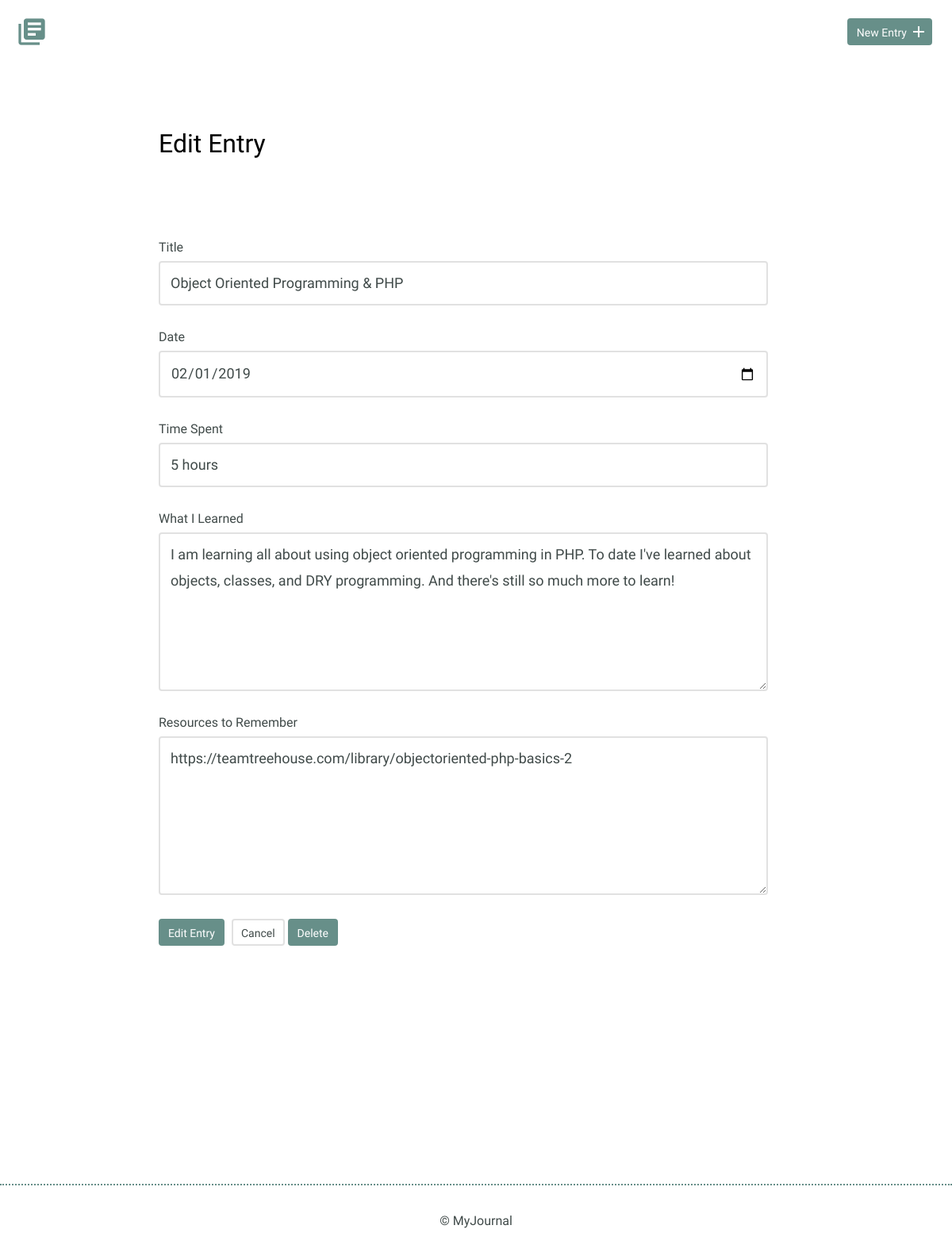
The page /edit.php?id=9 on the database its author committed.
### tables this page shows
CREATE TABLE "entries" (
	`id`	INTEGER,
	`title`	TEXT,
	`date`	TEXT,
	`time_spent`	INTEGER,
	`learned`	BLOB,
	`resources`	BLOB,
	PRIMARY KEY(`id`)
);

### edit.php (the view, shortened to what this page needs)
<?php
if(isset($_GET['id'])) {
    $id = filter_input(INPUT_GET,'id',FILTER_SANITIZE_NUMBER_INT);
    $entry = get_entry($id);
}
function get_entry($id){
include("inc/connection.php");
$sql = 'SELECT * FROM entries WHERE id = ?';
    try {
        $results = $db->prepare($sql);
        $results->bindParam(1, $id, PDO::PARAM_INT);
        $results->execute();
    } catch (Exception $e) {
        echo "Error!: " . $e->getMessage() . "</br>";
        return false;
    }
    return $results->fetch();
  }
include("inc/header.php");
?>
<section>
    <div class="container">
        <div class="edit-entry">
            <h2>Edit Entry</h2>
            <form class="edit-entry" method="post" action="edit.php">
                <label for="title"> Title</label>
                <input id="title" type="text" name="title" value="<?php if(isset($entry['title'])) { echo $entry['title'];}?>"><br>
                <label for="date">Date</label>
                <input id="date" type="date" name="date" value="<?php if(isset($entry['date'])) { echo $entry['date'];}?>"><br>
                <label for="time-spent"> Time Spent</label>
                <input id="time-spent" type="text" name="timeSpent" value="<?php if(isset($entry['time_spent'])) { echo $entry['time_spent'];}?>"><br>
                <label for="what-i-learned">What I Learned</label>
                <textarea id="what-i-learned" rows="5" name="whatILearned"><?php if(isset($entry['learned'])) { echo $entry['learned'];}?></textarea>
                <label for="resources-to-remember">Resources to Remember</label>
                <textarea id="resources-to-remember" rows="5" name="ResourcesToRemember"><?php if(isset($entry['resources'])) { echo $entry['resources'];}?></textarea>
                <input type="submit" value="Edit Entry" class="button" name="edit">
                <a href="index.php" class="button button-secondary">Cancel</a>
                <input type="submit" class="button" value="Delete">
            </form>
        </div>
    </div>
</section>
<?php include("inc/footer.php"); ?>

### css/site.css (style rules this page uses)
body { font-size: 16px; color: #404a49; font-family: 'Cousine', serif; font-weight: 400; }
.container { margin: 0 auto; padding: 0 25px; }
.button { padding: 8px 10px 6px 10px; background: #678f89; border: 2px solid #678f89; border-radius: 4px; text-decoration: none; color: #FFF; position: relative; text-align: center; font-size: 14px; }
.button.button-secondary { background: #FFF; border: 2px solid #e1e1e1; color: #404a49; }
h1, h2, h3 { margin: 0; font-weight: 400; line-height: 1em; color: #000; }
h2 { font-size: 32px; }
.entry-list, .edit-entry, .new-entry { max-width: 800px; margin: 0 auto; padding: 70px 0 150px 0; }
.edit-entry h2, .new-entry h2 { margin-bottom: 35px; }
form label { display: block; margin-bottom: 8px; }
form input[type=text], form input[type=password], form input[type=date], form textarea { border: 2px solid #e1e1e1; font-size: 18px; line-height: 1.8em; padding:10px 13px; margin-bottom: 30px; border-radius: 4px; width: calc(100% - 32px); }
.edit-entry form textarea, .new-entry form textarea { min-height: 200px; }
input[type=submit] { margin-right: 5px; }

### rows shown on the page
entries: title "Object Oriented Programming & PHP", date "02/01/2019", timeSpent "5 hours", whatILearned "I am learning all about using object oriented programming in PHP. To date I've learned about objects, classes, and DRY programming. And there's still so much more to learn!", ResourcesToRemember "https://teamtreehouse.com/library/objectoriented-php-basics-2"
